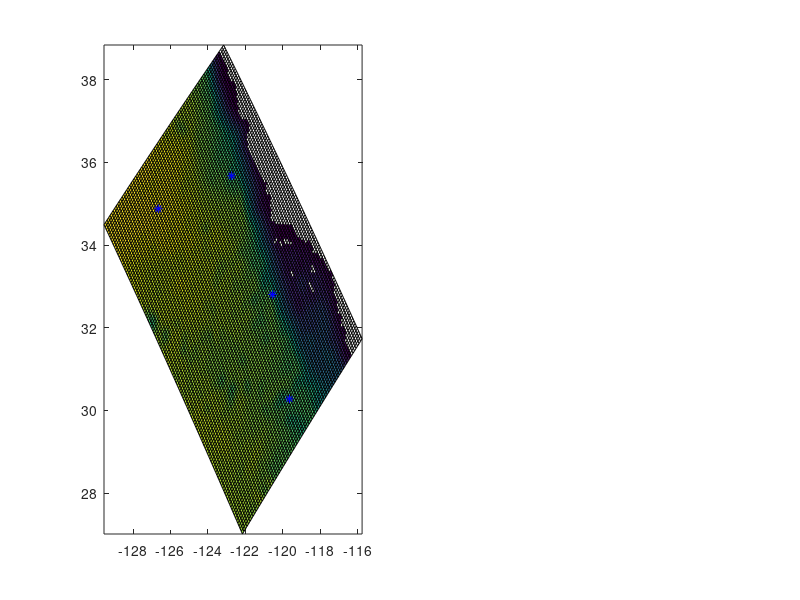

The MATLAB script that drew this image: (Note: this script raises an error after producing the figure.)

load rnt_hindices_test

clf
subplot(1,2,1)
pcolor(grd.lonr,grd.latr,grd.h.*grd.maskr); shading faceted
hold on;

% now plot the lon, lat for which the I,J indexes need to be found
disp('Plotting lon,lat to be found'); 
plot(lon,lat,'*b');
input('(Return to conitnue)');



% now find indices
% help rnt_hindicesTRI  (for more info)
disp('Finding I,J of the grid associated with lon,lat'); 
[Ipos,Jpos]=rnt_hindicesTRI(lon(:),lat(:),grd.lonr,grd.latr);


disp('Plotting the left lower corner associated with each point'); 
for ind=1:length(Ipos)
	i=floor( Ipos(ind) );
	j=floor( Jpos(ind) );
	plot( grd.lonr(i,j) ,grd.latr(i,j) ,'.g');
end
input('(Return to conitnue)');


subplot(1,2,2)
disp('Now plot the location in I,J space');
pcolor((grd.h.*grd.maskr)'); shading faceted; hold on
plot(Ipos,Jpos,'*b')
plot( floor(Ipos) ,floor(Jpos),'.g')


grd.h(20:30,20:30)=nan;
pcolor((grd.h.*grd.maskr)'); shading faceted; hold on

h=rnt_fill(grd.lonr,grd.latr,grd.h,4,4);


